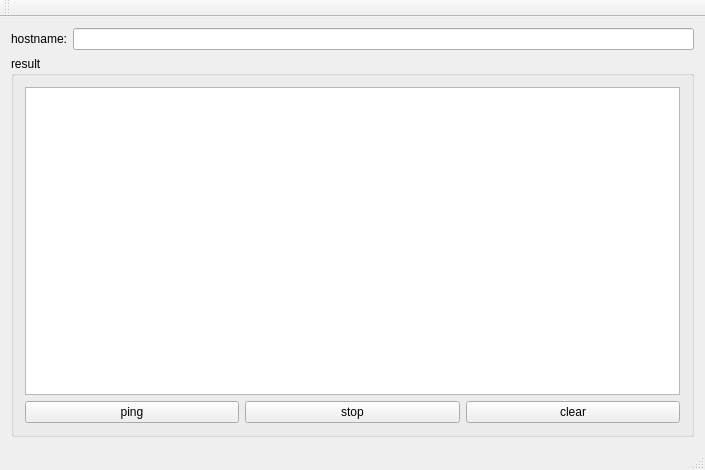
<?xml version="1.0" encoding="UTF-8"?>
<ui version="4.0">
 <class>PingWindow</class>
 <widget class="QMainWindow" name="PingWindow">
  <property name="geometry">
   <rect>
    <x>0</x>
    <y>0</y>
    <width>705</width>
    <height>470</height>
   </rect>
  </property>
  <property name="windowTitle">
   <string>MainWindow</string>
  </property>
  <widget class="QWidget" name="centralWidget">
   <layout class="QHBoxLayout" name="horizontalLayout">
    <item>
     <layout class="QGridLayout" name="gridLayout">
      <item row="0" column="0">
       <widget class="QLabel" name="label">
        <property name="text">
         <string>hostname:</string>
        </property>
       </widget>
      </item>
      <item row="1" column="0" colspan="2">
       <widget class="QGroupBox" name="groupBox">
        <property name="sizePolicy">
         <sizepolicy hsizetype="Expanding" vsizetype="Expanding">
          <horstretch>0</horstretch>
          <verstretch>0</verstretch>
         </sizepolicy>
        </property>
        <property name="title">
         <string>result</string>
        </property>
        <layout class="QHBoxLayout" name="horizontalLayout_2">
         <item>
          <layout class="QGridLayout" name="gridLayout_2">
           <item row="0" column="0" colspan="3">
            <widget class="QTextEdit" name="result"/>
           </item>
           <item row="1" column="2">
            <widget class="QPushButton" name="clear">
             <property name="sizePolicy">
              <sizepolicy hsizetype="Expanding" vsizetype="Preferred">
               <horstretch>0</horstretch>
               <verstretch>0</verstretch>
              </sizepolicy>
             </property>
             <property name="text">
              <string>clear</string>
             </property>
            </widget>
           </item>
           <item row="1" column="1">
            <widget class="QPushButton" name="stop">
             <property name="sizePolicy">
              <sizepolicy hsizetype="Expanding" vsizetype="Preferred">
               <horstretch>0</horstretch>
               <verstretch>0</verstretch>
              </sizepolicy>
             </property>
             <property name="text">
              <string>stop</string>
             </property>
            </widget>
           </item>
           <item row="1" column="0">
            <widget class="QPushButton" name="ping">
             <property name="sizePolicy">
              <sizepolicy hsizetype="Expanding" vsizetype="Preferred">
               <horstretch>0</horstretch>
               <verstretch>0</verstretch>
              </sizepolicy>
             </property>
             <property name="text">
              <string>ping</string>
             </property>
            </widget>
           </item>
          </layout>
         </item>
        </layout>
       </widget>
      </item>
      <item row="0" column="1">
       <widget class="QLineEdit" name="hostname">
        <property name="sizePolicy">
         <sizepolicy hsizetype="Expanding" vsizetype="Fixed">
          <horstretch>0</horstretch>
          <verstretch>0</verstretch>
         </sizepolicy>
        </property>
       </widget>
      </item>
     </layout>
    </item>
   </layout>
  </widget>
  <widget class="QMenuBar" name="menuBar">
   <property name="geometry">
    <rect>
     <x>0</x>
     <y>0</y>
     <width>705</width>
     <height>25</height>
    </rect>
   </property>
  </widget>
  <widget class="QToolBar" name="mainToolBar">
   <attribute name="toolBarArea">
    <enum>TopToolBarArea</enum>
   </attribute>
   <attribute name="toolBarBreak">
    <bool>false</bool>
   </attribute>
  </widget>
  <widget class="QStatusBar" name="statusBar"/>
 </widget>
 <layoutdefault spacing="6" margin="11"/>
 <resources/>
 <connections/>
</ui>
